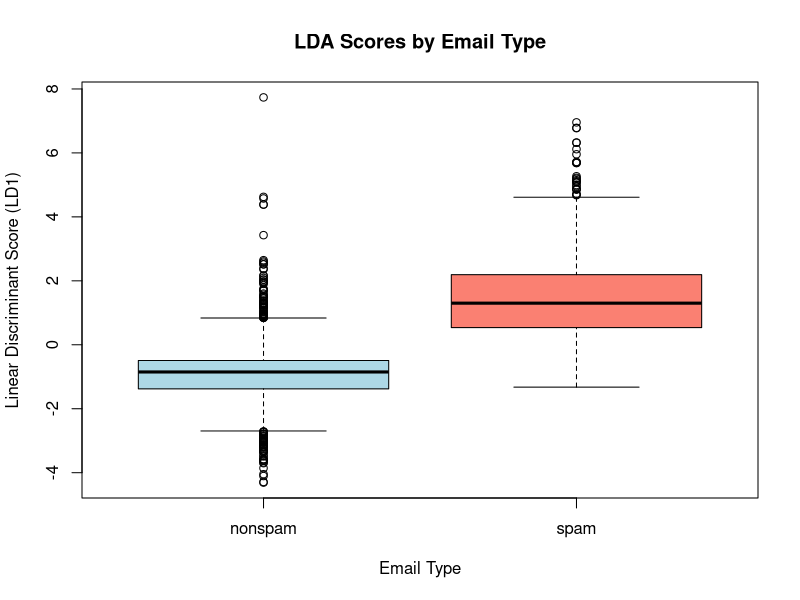
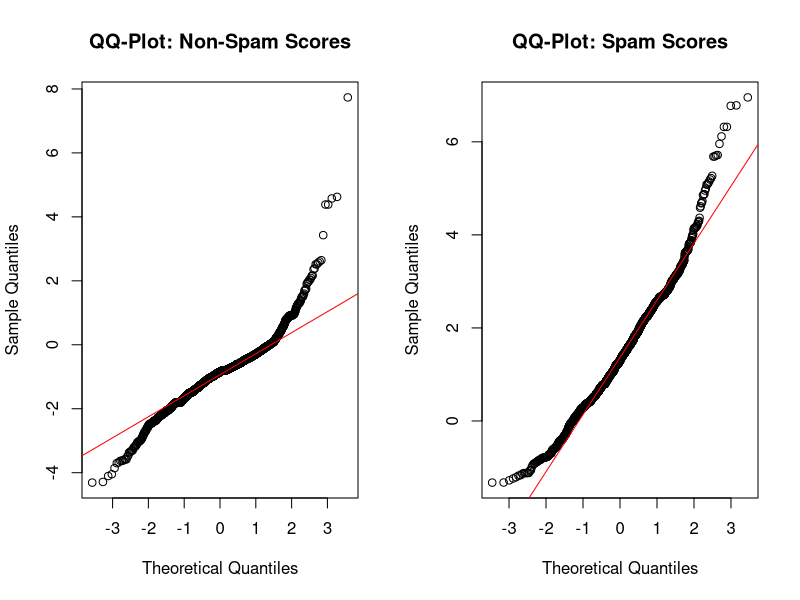

These figures' R source, in order:
# Load necessary packages
if(!require(kernlab)) install.packages("kernlab")
if(!require(MASS)) install.packages("MASS")
library(kernlab)
library(MASS)

# Load the data
data(spam)

# Fit the Linear Discriminant Analysis model
# We predict 'type' using all other variables (denoted by '.')
lda_model <- lda(type ~ ., data = spam)

# Display the coefficients of the linear discriminant
# These are stored in the 'scaling' component of the model object
# Since there is only 1 discriminant, this will be a matrix with 1 column and 57 rows.
print(head(lda_model$scaling)) # Showing just the first few for brevity

# Predict classes for the original data
# The predict function returns a list; component 'class' contains the predictions
lda_pred <- predict(lda_model, spam)

# Create a confusion matrix (Actual vs Predicted)
conf_matrix <- table(Actual = spam$type, Predicted = lda_pred$class)
print(conf_matrix)

# Count the number of errors
# Errors are the off-diagonal elements (non-spam predicted as spam, spam predicted as non-spam)
num_errors <- sum(lda_pred$class != spam$type)
total_obs <- nrow(spam)
error_rate <- num_errors / total_obs

cat("Total number of errors:", num_errors, "\n")
cat("Error rate:", round(error_rate * 100, 2), "%\n")

# Extract the linear discriminant values (LD1)
# 'x' contains the scores; since we have 1 discriminant, we select the first column
discriminant_scores <- lda_pred$x[, 1]

# 1. Box-plot of discriminant values by group
boxplot(discriminant_scores ~ spam$type,
        main = "LDA Scores by Email Type",
        xlab = "Email Type",
        ylab = "Linear Discriminant Score (LD1)",
        col = c("lightblue", "salmon"))

# 2. QQ-plots for each group
# We want to check if the discriminant scores within each group are approximately normal.
# LDA assumes the features are normal within groups, which implies the linear combination
# should also be normal within groups.

# Split scores by type
scores_spam <- discriminant_scores[spam$type == "spam"]
scores_nonspam <- discriminant_scores[spam$type == "nonspam"]

# Set up the plotting area for two side-by-side plots
par(mfrow = c(1, 2))

# QQ-plot for Non-Spam
qqnorm(scores_nonspam, main = "QQ-Plot: Non-Spam Scores")
qqline(scores_nonspam, col = "red")

# QQ-plot for Spam
qqnorm(scores_spam, main = "QQ-Plot: Spam Scores")
qqline(scores_spam, col = "red")

# Reset plotting area
par(mfrow = c(1, 1))
